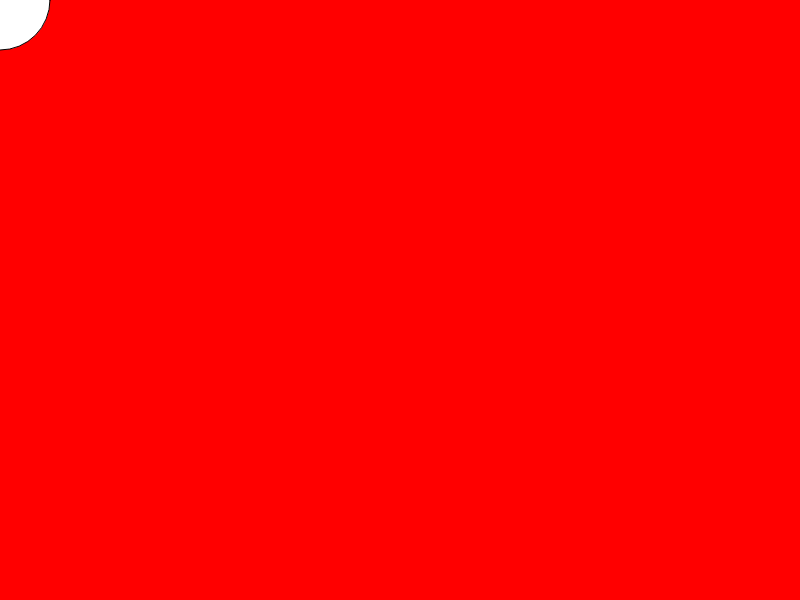
Frame 1 (no input)
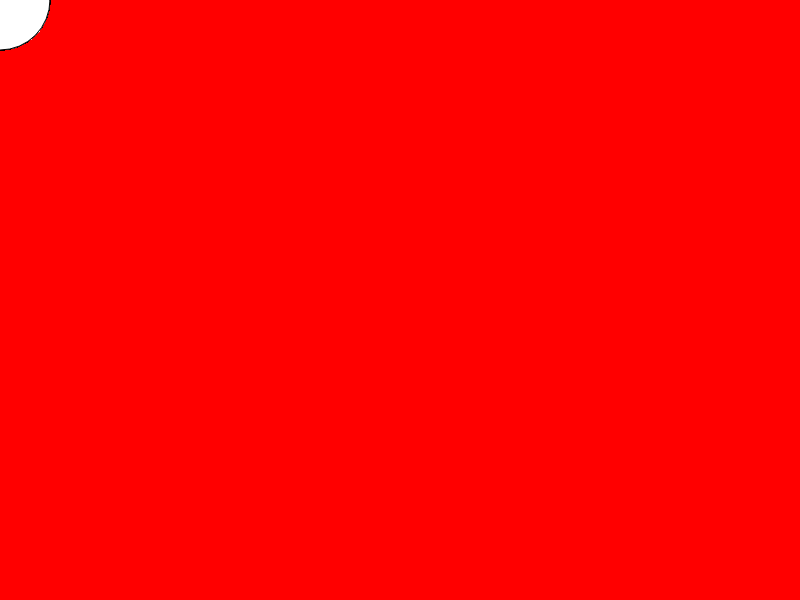
Frame 60 (no input)
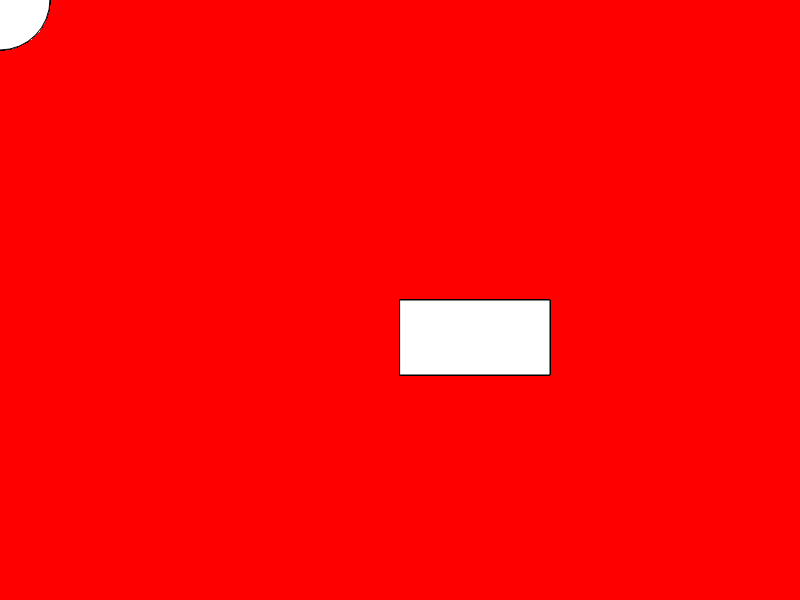
Frame 120 (the mouse pressed at the canvas centre since frame 60)

The p5.js sketch that drew these frames (run headless with seeded random() and noise() and a simulated clock; from frame 60 on, the mouse is pressed at the canvas centre):

// p5.js sketch
// ── sketch.js
var ellipseX = 100;
var ellipseY = 200;

function setup() {
 // put setup code here
  createCanvas(displayWidth,displayHeight);
  background('red');
}

function draw() {
  // put drawing code here
  
  if(mouseIsPressed){
    rect(mouseX,mouseY,150,75);
  }
  else {
    ellipse(mouseX,mouseY,100,100);
  }

}
